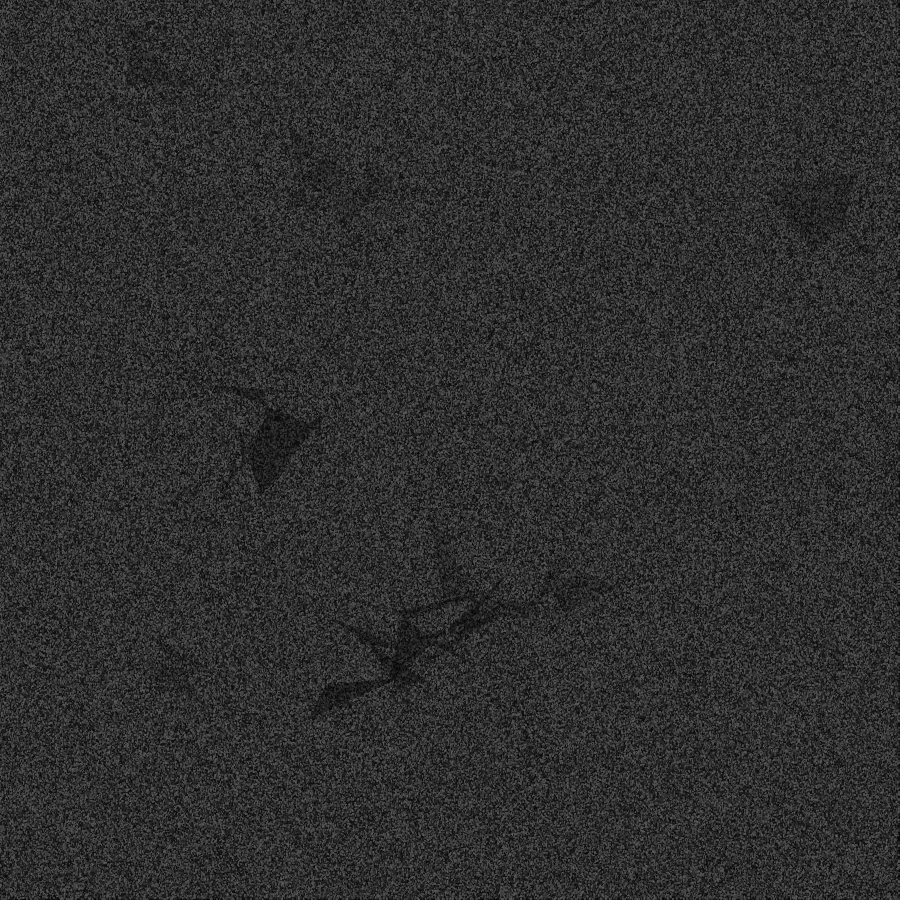
Frame 1 (no input)
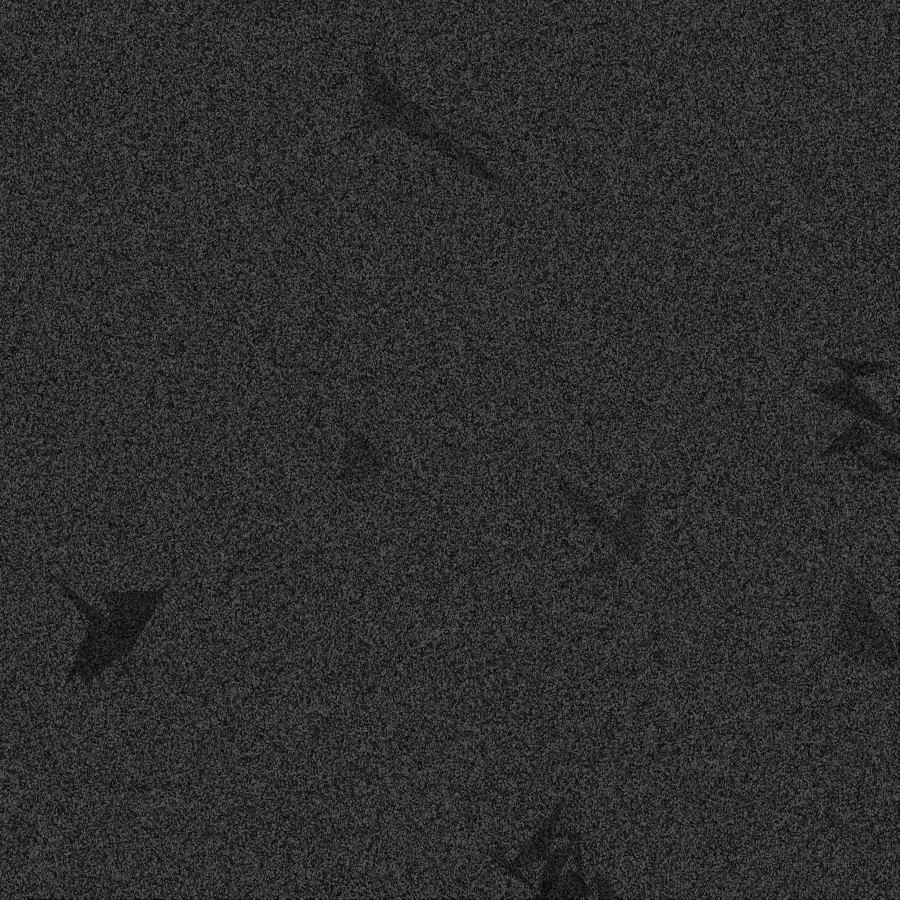
Frame 2 (the mouse pressed at the canvas centre, redrawn once)

The Processing sketch that drew these frames (run headless with seeded random() and noise(); the mouse was pressed at the canvas centre and the sketch redrawn once):

// Processing sketch: sketch_09_02_asphalt
// ── sketch_09_02_asphalt.pde
color bg = #000000;
color fg = #f1f1f1;

void setup() {
  size(900, 900);
  background(bg);
  noLoop();
}

void draw() {
  background(bg); 

  float diam=3;
  for (float x=0; x< width; x=x+1) {
    for (float y=0; y<height; y=y+1) {
      diam=int(random(1, 3)); // diameter changed randomly
      float c=0.500*random(10)+ 0.800*random(10)+0.900*random(100);
      fill(c);
      noStroke();
      ellipse(x, y, diam, diam);
    }
  }

  int varX = -70;
  int varY = 70; 

  push();
  translate(random(0, width), random(0, height));
  fill(bg,50);
  beginShape();
  vertex(random(varX, varY), random(varX, varY));
  vertex(random(varX, varY), random(varX, varY));
  vertex(random(varX, varY), random(varX, varY));
  vertex(random(varX, varY), random(varX, varY));
  vertex(random(varX, varY), random(varX, varY));
  vertex(random(varX, varY), random(varX, varY));
  vertex(random(varX, varY), random(varX, varY));
  endShape();
  pop();
  
  push();
  translate(random(0, width), random(0, height));
  fill(bg,50);
  beginShape();
  vertex(random(varX, varY), random(varX, varY));
  vertex(random(varX, varY), random(varX, varY));
  vertex(random(varX, varY), random(varX, varY));
  vertex(random(varX, varY), random(varX, varY));
  vertex(random(varX, varY), random(varX, varY));
  vertex(random(varX, varY), random(varX, varY));
  vertex(random(varX, varY), random(varX, varY));
  endShape();
  pop();
  
  push();
  translate(random(0, width), random(0, height));
  fill(bg,50);
  beginShape();
  vertex(random(varX, varY), random(varX, varY));
  vertex(random(varX, varY), random(varX, varY));
  vertex(random(varX, varY), random(varX, varY));
  vertex(random(varX, varY), random(varX, varY));
  vertex(random(varX, varY), random(varX, varY));
  vertex(random(varX, varY), random(varX, varY));
  vertex(random(varX, varY), random(varX, varY));
  endShape();
  pop();
  
  push();
  translate(random(0, width), random(0, height));
  fill(bg,50);
  beginShape();
  vertex(random(varX, varY), random(varX, varY));
  vertex(random(varX, varY), random(varX, varY));
  vertex(random(varX, varY), random(varX, varY));
  vertex(random(varX, varY), random(varX, varY));
  vertex(random(varX, varY), random(varX, varY));
  vertex(random(varX, varY), random(varX, varY));
  vertex(random(varX, varY), random(varX, varY));
  endShape();
  pop();
  
  push();
  translate(random(0, width), random(0, height));
  fill(bg,50);
  beginShape();
  vertex(random(varX, varY), random(varX, varY));
  vertex(random(varX, varY), random(varX, varY));
  vertex(random(varX, varY), random(varX, varY));
  vertex(random(varX, varY), random(varX, varY));
  vertex(random(varX, varY), random(varX, varY));
  vertex(random(varX, varY), random(varX, varY));
  vertex(random(varX, varY), random(varX, varY));
  endShape();
  pop();
  
  push();
  translate(random(0, width), random(0, height));
  fill(bg,50);
  beginShape();
  vertex(random(varX, varY), random(varX, varY));
  vertex(random(varX, varY), random(varX, varY));
  vertex(random(varX, varY), random(varX, varY));
  vertex(random(varX, varY), random(varX, varY));
  vertex(random(varX, varY), random(varX, varY));
  vertex(random(varX, varY), random(varX, varY));
  vertex(random(varX, varY), random(varX, varY));
  vertex(random(varX, varY), random(varX, varY));
  vertex(random(varX, varY), random(varX, varY));
  vertex(random(varX, varY), random(varX, varY));
  vertex(random(varX, varY), random(varX, varY));
  endShape();
  pop();
  
  int varrX = 10;
  int varrY = 150; 
  
  push();
  translate(random(0, width), random(0, height));
  fill(bg,95);
  beginShape();
  vertex(random(varrX, varrY), random(varrX, varrY));
  vertex(random(varrX, varrY), random(varrX, varrY));
  vertex(random(varrX, varrY), random(varrX, varrY));
  vertex(random(varrX, varrY), random(varrX, varrY));
  vertex(random(varrX, varrY), random(varrX, varrY));
  vertex(random(varrX, varrY), random(varrX, varrY));
  vertex(random(varrX, varrY), random(varrX, varrY));
  vertex(random(varrX, varrY), random(varrX, varrY));
  vertex(random(varrX, varrY), random(varrX, varrY));
  vertex(random(varrX, varrY), random(varrX, varrY));
  vertex(random(varrX, varrY), random(varrX, varrY));
  endShape();
  pop();
  
  push();
  translate(random(0, width), random(0, height));
  fill(bg,90);
  beginShape();
  vertex(random(varrX, varrY), random(varrX, varrY));
  vertex(random(varrX, varrY), random(varrX, varrY));
  vertex(random(varrX, varrY), random(varrX, varrY));
  vertex(random(varrX, varrY), random(varrX, varrY));
  vertex(random(varrX, varrY), random(varrX, varrY));
  vertex(random(varrX, varrY), random(varrX, varrY));
  vertex(random(varrX, varrY), random(varrX, varrY));
  vertex(random(varrX, varrY), random(varrX, varrY));
  vertex(random(varrX, varrY), random(varrX, varrY));
  vertex(random(varrX, varrY), random(varrX, varrY));
  vertex(random(varrX, varrY), random(varrX, varrY));
  endShape();
  pop();
  
  push();
  translate(random(0, width), random(0, height));
  fill(bg,90);
  beginShape();
  vertex(random(varrX, varrY), random(varrX, varrY));
  vertex(random(varrX, varrY), random(varrX, varrY));
  vertex(random(varrX, varrY), random(varrX, varrY));
  vertex(random(varrX, varrY), random(varrX, varrY));
  vertex(random(varrX, varrY), random(varrX, varrY));
  vertex(random(varrX, varrY), random(varrX, varrY));
  vertex(random(varrX, varrY), random(varrX, varrY));
  vertex(random(varrX, varrY), random(varrX, varrY));
  vertex(random(varrX, varrY), random(varrX, varrY));
  vertex(random(varrX, varrY), random(varrX, varrY));
  vertex(random(varrX, varrY), random(varrX, varrY));
  endShape();
  pop();
  
  push();
  translate(random(0, width), random(0, height));
  fill(bg,90);
  beginShape();
  vertex(random(varrX, varrY), random(varrX, varrY));
  vertex(random(varrX, varrY), random(varrX, varrY));
  vertex(random(varrX, varrY), random(varrX, varrY));
  vertex(random(varrX, varrY), random(varrX, varrY));
  vertex(random(varrX, varrY), random(varrX, varrY));
  vertex(random(varrX, varrY), random(varrX, varrY));
  vertex(random(varrX, varrY), random(varrX, varrY));
  vertex(random(varrX, varrY), random(varrX, varrY));
  vertex(random(varrX, varrY), random(varrX, varrY));
  vertex(random(varrX, varrY), random(varrX, varrY));
  vertex(random(varrX, varrY), random(varrX, varrY));
  endShape();
  pop();
}
